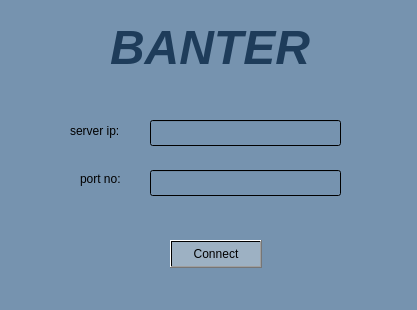
<?xml version="1.0" encoding="UTF-8"?>
<ui version="4.0">
 <class>Dialog</class>
 <widget class="QDialog" name="Dialog">
  <property name="geometry">
   <rect>
    <x>0</x>
    <y>0</y>
    <width>417</width>
    <height>310</height>
   </rect>
  </property>
  <property name="windowTitle">
   <string>Dialog</string>
  </property>
  <property name="styleSheet">
   <string notr="true">background-color: qlineargradient(spread:repeat, x1:0, y1:0, x2:1, y2:0, stop:1 rgba(118, 147, 175, 255));</string>
  </property>
  <widget class="QLabel" name="label">
   <property name="geometry">
    <rect>
     <x>70</x>
     <y>120</y>
     <width>71</width>
     <height>21</height>
    </rect>
   </property>
   <property name="text">
    <string>server ip:</string>
   </property>
  </widget>
  <widget class="QLineEdit" name="lineEdit">
   <property name="geometry">
    <rect>
     <x>150</x>
     <y>120</y>
     <width>191</width>
     <height>26</height>
    </rect>
   </property>
  </widget>
  <widget class="QLabel" name="label_2">
   <property name="geometry">
    <rect>
     <x>80</x>
     <y>170</y>
     <width>62</width>
     <height>18</height>
    </rect>
   </property>
   <property name="text">
    <string>port no:</string>
   </property>
  </widget>
  <widget class="QLineEdit" name="lineEdit_2">
   <property name="geometry">
    <rect>
     <x>150</x>
     <y>170</y>
     <width>191</width>
     <height>26</height>
    </rect>
   </property>
  </widget>
  <widget class="QPushButton" name="pushButton">
   <property name="geometry">
    <rect>
     <x>170</x>
     <y>240</y>
     <width>92</width>
     <height>28</height>
    </rect>
   </property>
   <property name="styleSheet">
    <string notr="true">background-color: qlineargradient(spread:repeat, x1:0, y1:0, x2:1, y2:0, stop:1 rgba(157, 177, 195, 255));</string>
   </property>
   <property name="text">
    <string>Connect</string>
   </property>
  </widget>
  <widget class="QLabel" name="label_3">
   <property name="geometry">
    <rect>
     <x>110</x>
     <y>20</y>
     <width>221</width>
     <height>51</height>
    </rect>
   </property>
   <property name="text">
    <string>&lt;!DOCTYPE HTML PUBLIC &quot;-//W3C//DTD HTML 4.0//EN&quot; &quot;http://www.w3.org/TR/REC-html40/strict.dtd&quot;&gt;
&lt;html&gt;&lt;head&gt;&lt;meta name=&quot;qrichtext&quot; content=&quot;1&quot; /&gt;&lt;style type=&quot;text/css&quot;&gt;
p, li { white-space: pre-wrap; }
&lt;/style&gt;&lt;/head&gt;&lt;body style=&quot; font-family:'Sans'; font-size:10pt; font-weight:400; font-style:normal;&quot;&gt;
&lt;p style=&quot; margin-top:0px; margin-bottom:0px; margin-left:0px; margin-right:0px; -qt-block-indent:0; text-indent:0px;&quot;&gt;&lt;span style=&quot; font-size:36pt; font-weight:600; font-style:italic; color:#1e3c5a;&quot;&gt;BANTER&lt;/span&gt;&lt;/p&gt;&lt;/body&gt;&lt;/html&gt;</string>
   </property>
  </widget>
 </widget>
 <resources/>
 <connections/>
</ui>
